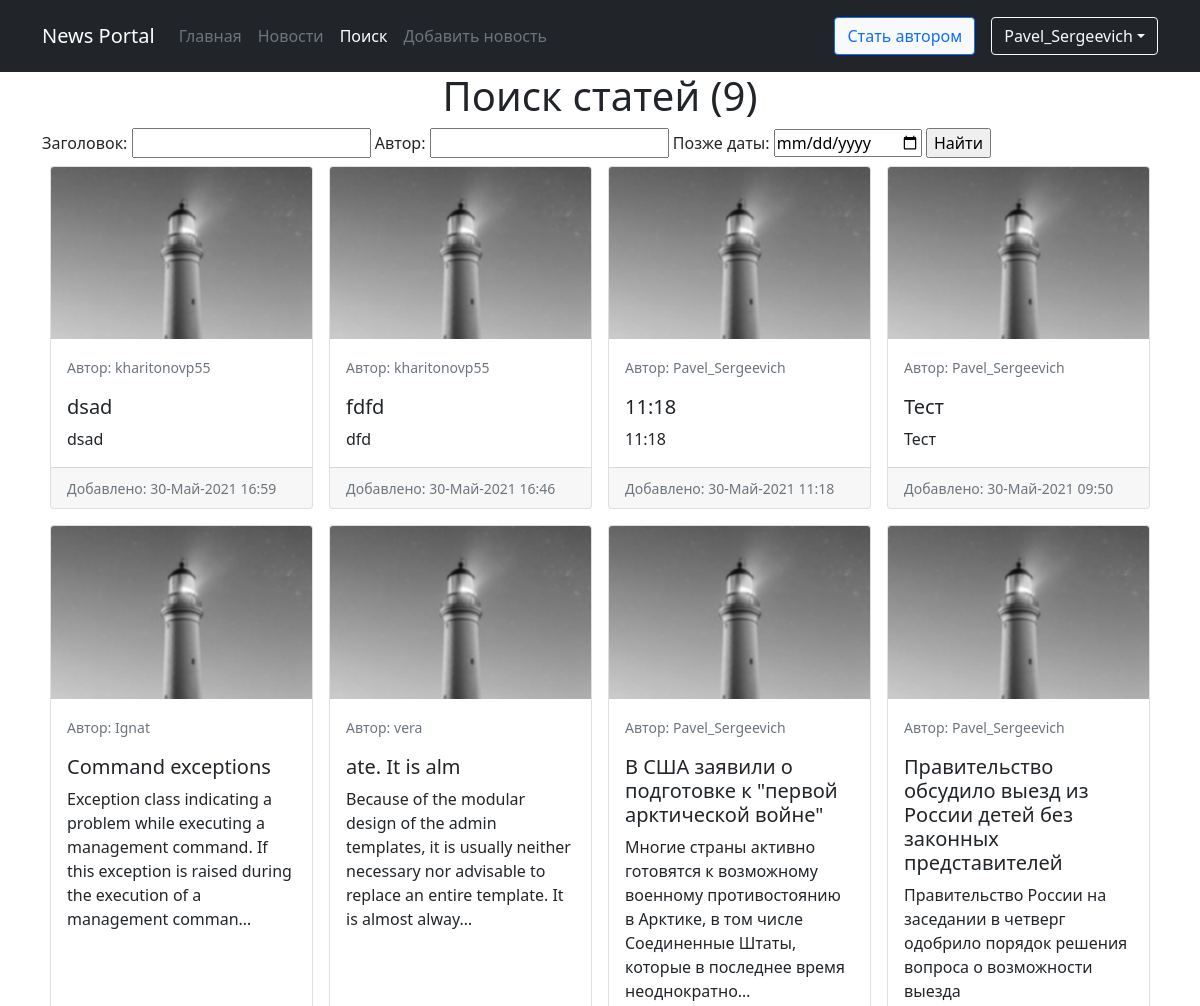
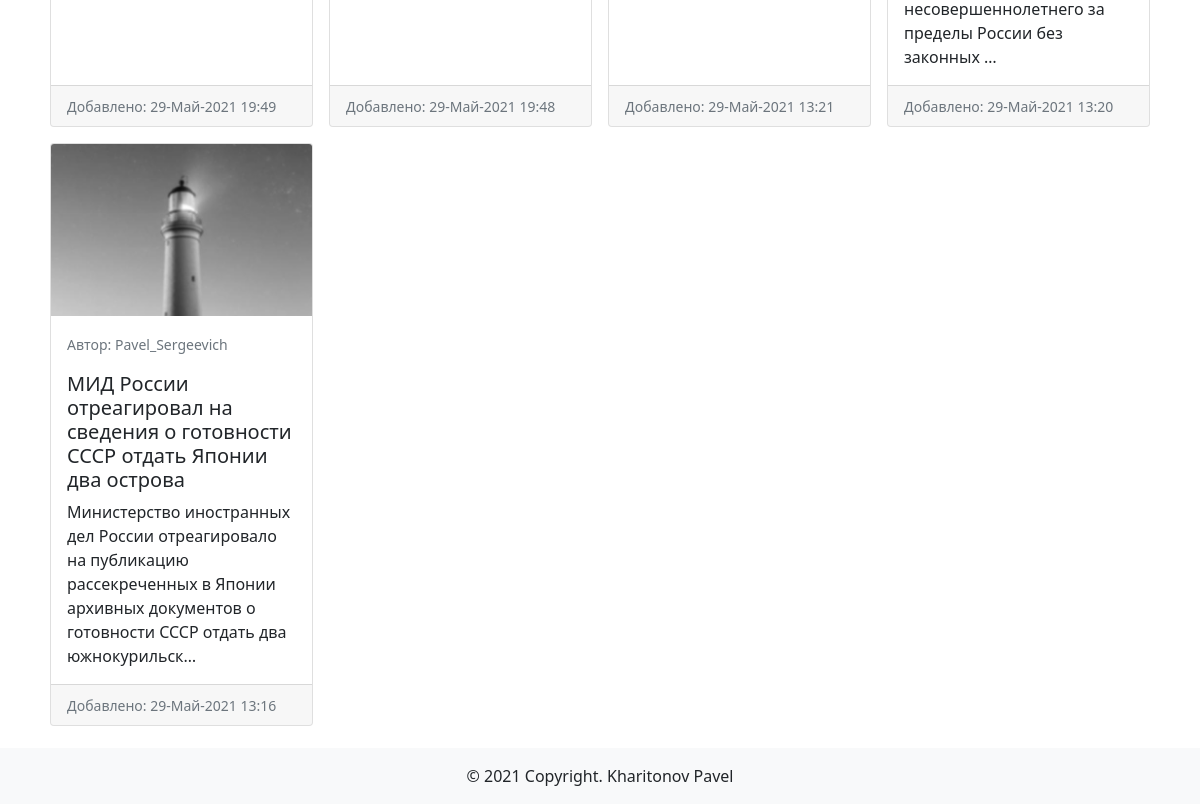
Page /news/search/ (signed in) on the committed database (2 pictures, top to bottom).
### news/models.py (models this page shows, shortened)
class Post(models.Model):
    ARTICLE = 'AR'
    NEWS = 'NS'
    POST_CHOICES = (
        (ARTICLE, 'Статья'),
        (NEWS, 'Новость'),
    )
    author = models.ForeignKey(Author, on_delete=models.CASCADE, verbose_name='Имя автора')
    type_post = models.CharField(max_length=2, choices=POST_CHOICES,
                                 default=ARTICLE, verbose_name='Тип')
    created_at = models.DateTimeField(auto_now_add=True, verbose_name='Дата создания')
    category = models.ManyToManyField(Category, through='PostCategory', verbose_name='Категория')
    title = models.CharField(max_length=255, verbose_name='Заголовок')
    content = models.TextField(verbose_name='Контент')
    rating = models.IntegerField(default=0, verbose_name='Рейтинг')
    def get_absolute_url(self):
        return f'/news/{self.id}'
    class Meta:
        verbose_name = 'Новость'
        verbose_name_plural = 'Новости'

class Author(models.Model):
    user = models.OneToOneField(User, on_delete=models.CASCADE, verbose_name='Имя')
    rating = models.IntegerField(default=0, verbose_name='Рейтинг')
    def __str__(self):
        return f'{self.user}'
    class Meta:
        verbose_name = 'Автор'
        verbose_name_plural = 'Авторы'

### news/views.py (the view)
# urls.py: path('search/', PostSearch.as_view(), name='post_search'),
class PostSearch(ListView):
    model = Post
    template_name = 'news/search.html'
    context_object_name = 'posts'
    ordering = ['-created_at']
    paginate_by = 10
    def get_context_data(self, **kwargs):
        context = super().get_context_data(**kwargs)
        context['filter'] = PostFilter(self.request.GET, queryset=self.get_queryset())
        context['count_post'] = PostFilter(self.request.GET, queryset=self.get_queryset()).qs.count()
        context['is_not_author'] = not self.request.user.groups.filter(name='authors').exists()
        return context
    def get_queryset(self):
        qs = super().get_queryset()
        word = PostFilter(self.request.GET, queryset=qs)
        return word.qs

### news/templatetags/custom_tags.py (called while the page is built)
@register.filter(name='censor')
def censor(value):
    words = ['дурак', 'сука']
    for word in words:
        if word in value:
            value = value.replace(word, '***')
    return str(value)

### news/templates/news/search.html (shortened to what this page needs)
{% extends 'default.html' %}
{% block content %}
<h1 class="text-center">Поиск статей ({{ count_post }})</h1>
  {% if posts %}
<form method="GET">
  <div class="form-group">
    {{ filter.form }}
    <input type="submit" value="Найти">
  </div>
</form>
<div class="card-group text-left">
  {% for post in posts %}
  {% block card %}
    {% include 'news/inc/_card.html' %}
  {% endblock card%}
  {% endfor %}
</div>
  {% else %}
    <div class="alert alert-primary" role="alert">
      Пока еще нет ни одной новости
    </div>
  {% endif %}
{% endblock content %}

### templates/default.html (shortened to what this page needs)
{% load static %}
<!doctype html>
<html lang="ru">
  <head>
      <link href="{% static 'css/bootstrap.min.css' %}" rel="stylesheet">
  </head>
  <body>
  <header class="p-3 bg-dark text-white">
    <div class="container">
      <div class="d-flex flex-wrap align-items-center justify-content-center justify-content-lg-start">
        <a href="/" class="navbar-brand d-flex align-items-center mb-2 mb-lg-0 text-white text-decoration-none">
          News Portal
        </a>
        {% with request.resolver_match.url_name as url_name %}
        <ul class="nav col-12 col-lg-auto me-lg-auto mb-2 justify-content-center mb-md-0">
          <li><a href="{% url 'home' %}" class="nav-link px-2 {% if url_name == 'home' %}text-white{% else %}text-secondary{% endif %}">Главная</a></li>
          <li><a href="{% url 'news' %}" class="nav-link px-2 {% if url_name == 'news' %}text-white{% else %}text-secondary{% endif %}">Новости</a></li>
          <li><a href="{% url 'post_search' %}" class="nav-link px-2 {% if url_name == 'post_search' %}text-white{% else %}text-secondary{% endif %}">Поиск</a></li>
          <li><a href="{% url 'post_add' %}" class="nav-link px-2 {% if url_name == 'post_add' %}text-white{% else %}text-secondary{% endif %}">Добавить новость</a></li>
        </ul>
        {% endwith %}
        {% if request.user.is_authenticated %}
          {% if is_not_author %}
          <div class="col-12 col-lg-auto mb-3 mb-lg-0 me-lg-3">
            <a href="{% url 'upgrade' %}" class="btn btn-light btn-outline-primary">Стать автором</a>
          </div>
          {% endif %}
        <div class="text-end">
          <a class="btn btn-outline-light dropdown-toggle" data-bs-toggle="dropdown" href="#" role="button" aria-expanded="false">{{ request.user.username }}</a>
        </div>
          {% else %}
        <div class="text-end">
          <a href="{% url 'account_login' %}" class="btn btn-outline-light me-2">Авторизация</a>
          <a href="{% url 'account_signup' %}" class="btn btn-warning">Регистрация</a>
        </div>
        {% endif %}
      </div>
    </div>
  </header>
  <main class="container" style="margin-bottom: 70px;">
    {% block content %}
    {% endblock content %}
  </main>
  <footer class="bg-light fixed-bottom">
    <div class="text-center py-3">© 2021 Copyright.
      <span>Kharitonov Pavel</span>
    </div>
  </footer>
  </body>
</html>

### news/templates/news/inc/_card.html
{% load custom_tags %}
  <div class="col-12 col-md-6 col-lg-4 col-xl-3 p-2">
    <div class="card h-100" >
      <img src="/media/photo.jpg" class="card-img-top" alt="{{ post.title|censor }}">
      <div class="card-body">
        <p class="card-text"><small class="text-muted">Автор: {{ post.author }}</small></p>
        <h5 class="card-title"><a href="{{ post.get_absolute_url }}" class="text-dark text-decoration-none stretched-link">{{ post.title|censor }}</a></h5>
        <p class="card-text">{{ post.content|censor|truncatechars:150 }}</p>
      </div>
      <div class="card-footer">
        <small class="text-muted">Добавлено: {{ post.created_at|date:'d-M-Y H:i'  }}</small>
      </div>
    </div>
  </div>

### news/templates/news/search.html (style rules this page uses)
.card { transition: .1s; }

### rows in the picture
Post: author "kharitonovp55", title|censor "dsad", content|censor "dsad", created_at "30-Май-2021 16:59"
Post: author "kharitonovp55", title|censor "fdfd", content|censor "dfd", created_at "30-Май-2021 16:46"
Post: author "Pavel_Sergeevich", title|censor "11:18", content|censor "11:18", created_at "30-Май-2021 11:18"
Post: author "Pavel_Sergeevich", title|censor "Тест", content|censor "Тест", created_at "30-Май-2021 09:50"
Post: author "Ignat", title|censor "Command exceptions", content|censor "Exception class indicating a problem while executing a management command. If this exception is raised during the execution of a management comman…", created_at "29-Май-2021 19:49"
Post: author "vera", title|censor "ate. It is alm", content|censor "Because of the modular design of the admin templates, it is usually neither necessary nor advisable to replace an entire template. It is almost alway…", created_at "29-Май-2021 19:48"
Post: author "Pavel_Sergeevich", title|censor "В США заявили о подготовке к \"первой арктической войне\"", content|censor "Многие страны активно готовятся к возможному военному противостоянию в Арктике, в том числе Соединенные Штаты, которые в последнее время неоднократно…", created_at "29-Май-2021 13:21"
Post: author "Pavel_Sergeevich", title|censor "Правительство обсудило выезд из России детей без законных представителей", content|censor "Правительство России на заседании в четверг одобрило порядок решения вопроса о возможности выезда несовершеннолетнего за пределы России без законных …", created_at "29-Май-2021 13:20"
Post: author "Pavel_Sergeevich", title|censor "МИД России отреагировал на сведения о готовности СССР отдать Японии два острова", content|censor "Министерство иностранных дел России отреагировало на публикацию рассекреченных в Японии архивных документов о готовности СССР отдать два южнокурильск…", created_at "29-Май-2021 13:16"

### other values in the picture
{{ request.user.username }} "Pavel_Sergeevich"
{{ count_post }} "9"
